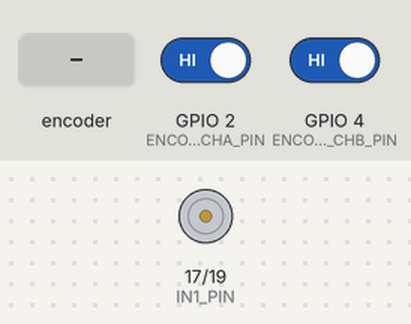
This sketch was run on a simulated ESP32. Shown: motor-driver pin pairs drawn as motors (green arrow = first pin HIGH = forward, orange = second pin HIGH = backward, longer = more drive, scaled by the enable pin). The inputs (shaded band) are chosen by the test bench; at power-on: GPIO 2 (ENCODER_CHA_PIN) HIGH, GPIO 4 (ENCODER_CHB_PIN) HIGH. What the sketch prints to the serial monitor is not drawn.

Above: at 3.2 s.
3.3 s: rotary encoder on GPIO 2 (ENCODER_CHA_PIN) / GPIO 4 (ENCODER_CHB_PIN) turned 1 step (first pin leading)
Timing chart, 0 to 24.5 s (numbered marks = the images above; inputs shaded):
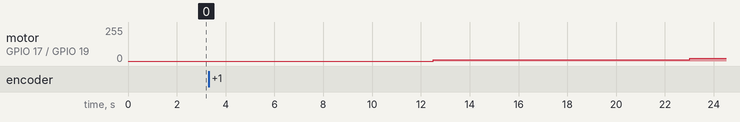

The sketch:

velocidad_motor.ino
```cpp
// ===========================================================
// PRUEBA DE RAMPA DE VELOCIDAD 0 → 100% (de 10 en 10 cada 10s)
// Mide RPM reales con encoder
// ESP32 + Motor 12V + Driver L298N (o similar)
// ===========================================================

// ================== CONFIGURACIÓN DE PINES ==================
const int ENA_PIN         = 18;   // PWM velocidad
const int IN1_PIN         = 17;   // Dirección
const int IN2_PIN         = 19;   // Dirección
const int ENCODER_CHA_PIN = 2;    // Canal A (interrupción)
const int ENCODER_CHB_PIN = 4;    // Canal B

// ================== CONFIGURACIÓN ENCODER ==================
const int PPR = 480;              // ¡¡CAMBIAR SEGÚN TU MOTOR!!
                                  // Ejemplos comunes: 400, 880, 1024, 1600, 2000...
volatile long pulsos = 0;
unsigned long ultimoTiempo = 0;

// ===========================================================
void IRAM_ATTR contadorEncoder() {
  // Lectura rápida de ambos canales para saber dirección
  if (digitalRead(ENCODER_CHA_PIN) == digitalRead(ENCODER_CHB_PIN)) {
    pulsos++;
  } else {
    pulsos--;
  }
}

void setup() {
  // Pines del driver
  pinMode(ENA_PIN, OUTPUT);
  pinMode(IN1_PIN, OUTPUT);
  pinMode(IN2_PIN, OUTPUT);

  // Encoder
  pinMode(ENCODER_CHA_PIN, INPUT_PULLUP);
  pinMode(ENCODER_CHB_PIN, INPUT_PULLUP);
  attachInterrupt(digitalPinToInterrupt(ENCODER_CHA_PIN), contadorEncoder, RISING);

  Serial.begin(115200);
  Serial.println(F("========================================"));
  Serial.println(F("  RAMPA DE VELOCIDAD 0 → 100% (10 en 10)"));
  Serial.println(F("  Cada paso dura 10 segundos"));
  Serial.print(F("  PPR del encoder: "));
  Serial.println(PPR);
  Serial.println(F("========================================"));
  delay(2000);

  // Dirección fija: adelante
  digitalWrite(IN1_PIN, HIGH);
  digitalWrite(IN2_PIN, LOW);
}

void loop() {
  // Bucle principal: sube de 10 en 10 cada 10 segundos
  for (int velocidad = 0; velocidad <= 255; velocidad += 10) {
    analogWrite(ENA_PIN, velocidad);

    // Reiniciar contador de pulsos
    noInterrupts();
    pulsos = 0;
    interrupts();
    ultimoTiempo = millis();

    Serial.printf("\n--- VELOCIDAD PWM = %3d / 255 (%d%%) ---\n", velocidad, (velocidad * 100) / 255);

    // Durante 10 segundos medimos y mostramos RPM cada segundo
    for (int i = 0; i < 10; i++) {
      delay(1000);

      noInterrupts();
      long pulsosCopia = pulsos;
      interrupts();

      float rpm = (float)abs(pulsosCopia) * 60.0 / PPR;

      Serial.printf("  Tiempo: %2ds  →  Pulsos: %5ld  →  RPM: %6.1f\n", i + 1, pulsosCopia, rpm);
    }

    // Pequeña pausa antes del siguiente paso
    Serial.println("  → Siguiente velocidad...");
    delay(500);
  }

  // Al llegar al máximo, se queda ahí para siempre
  analogWrite(ENA_PIN, 255);
  Serial.println(F("\n¡PRUEBA FINALIZADA! Motor a máxima velocidad (255) permanentemente."));
  Serial.println(F("Puedes desconectar o subir otro código."));

  while (true) {
    delay(1000);  // Queda encendido al 100% para siempre
  }
}
```
